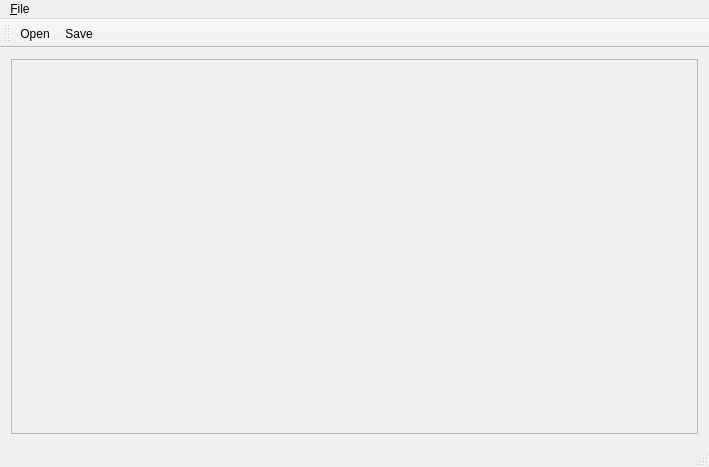
<?xml version="1.0" encoding="UTF-8"?>
<ui version="4.0">
 <class>MainWindow</class>
 <widget class="QMainWindow" name="MainWindow">
  <property name="geometry">
   <rect>
    <x>0</x>
    <y>0</y>
    <width>709</width>
    <height>467</height>
   </rect>
  </property>
  <property name="windowTitle">
   <string>IHex hex editor</string>
  </property>
  <widget class="QWidget" name="centralWidget">
   <layout class="QGridLayout" name="gridLayout">
    <item row="0" column="0">
     <widget class="QScrollArea" name="scrollArea">
      <property name="autoFillBackground">
       <bool>true</bool>
      </property>
      <property name="frameShape">
       <enum>QFrame::StyledPanel</enum>
      </property>
      <property name="frameShadow">
       <enum>QFrame::Sunken</enum>
      </property>
      <property name="widgetResizable">
       <bool>true</bool>
      </property>
      <property name="alignment">
       <set>Qt::AlignCenter</set>
      </property>
      <widget class="QWidget" name="scrollAreaWidgetContents">
       <property name="geometry">
        <rect>
         <x>0</x>
         <y>0</y>
         <width>695</width>
         <height>382</height>
        </rect>
       </property>
      </widget>
     </widget>
    </item>
   </layout>
  </widget>
  <widget class="QMenuBar" name="menuBar">
   <property name="geometry">
    <rect>
     <x>0</x>
     <y>0</y>
     <width>709</width>
     <height>21</height>
    </rect>
   </property>
   <widget class="QMenu" name="menu_File">
    <property name="title">
     <string>&amp;File</string>
    </property>
    <addaction name="action_Open"/>
    <addaction name="separator"/>
    <addaction name="action_Save"/>
    <addaction name="action_Save_as"/>
    <addaction name="separator"/>
    <addaction name="actionQuit"/>
   </widget>
   <addaction name="menu_File"/>
  </widget>
  <widget class="QToolBar" name="mainToolBar">
   <attribute name="toolBarArea">
    <enum>TopToolBarArea</enum>
   </attribute>
   <attribute name="toolBarBreak">
    <bool>false</bool>
   </attribute>
   <addaction name="action_Open"/>
   <addaction name="action_Save"/>
  </widget>
  <widget class="QStatusBar" name="statusBar"/>
  <action name="actionQuit">
   <property name="icon">
    <iconset theme="application-exit"/>
   </property>
   <property name="text">
    <string>Quit</string>
   </property>
   <property name="shortcut">
    <string>Ctrl+Q</string>
   </property>
  </action>
  <action name="action_Open">
   <property name="icon">
    <iconset theme="document-open"/>
   </property>
   <property name="text">
    <string>&amp;Open...</string>
   </property>
   <property name="toolTip">
    <string>Open hex file for editing</string>
   </property>
   <property name="shortcut">
    <string>Ctrl+O</string>
   </property>
  </action>
  <action name="action_Save_as">
   <property name="icon">
    <iconset theme="document-save-as"/>
   </property>
   <property name="text">
    <string>&amp;Save as...</string>
   </property>
   <property name="toolTip">
    <string>Save the hex file</string>
   </property>
   <property name="shortcut">
    <string>Ctrl+Shift+S</string>
   </property>
  </action>
  <action name="action_Save">
   <property name="icon">
    <iconset theme="document-save"/>
   </property>
   <property name="text">
    <string>&amp;Save</string>
   </property>
   <property name="toolTip">
    <string>Save</string>
   </property>
   <property name="shortcut">
    <string>Ctrl+S</string>
   </property>
  </action>
 </widget>
 <layoutdefault spacing="6" margin="11"/>
 <resources/>
 <connections/>
</ui>
